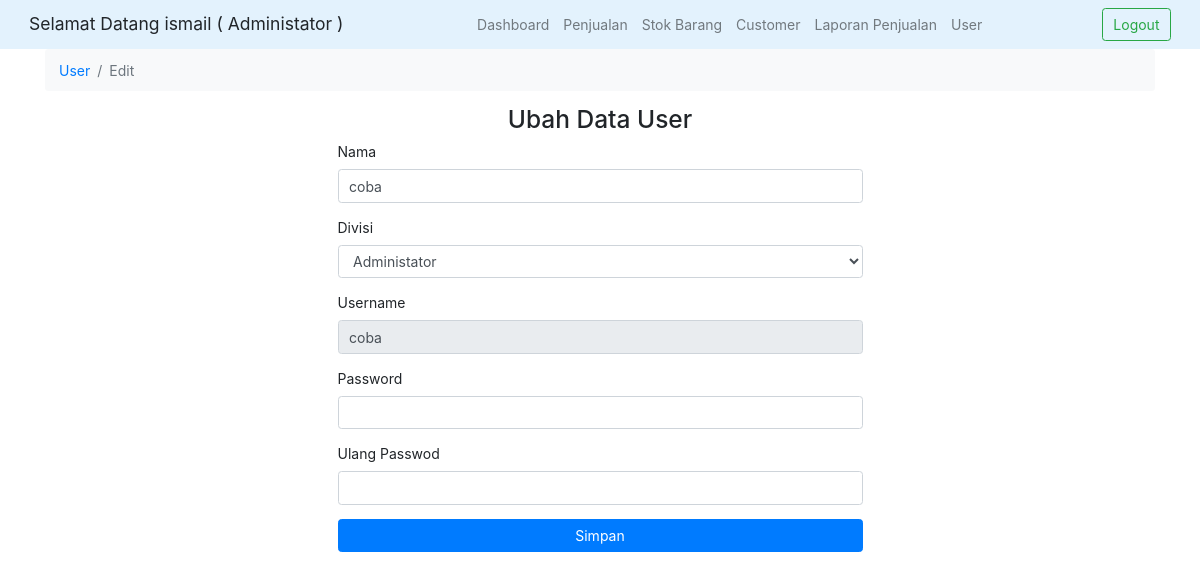
Page /edit_user.php?id=2 (signed in) on the earlier database version.
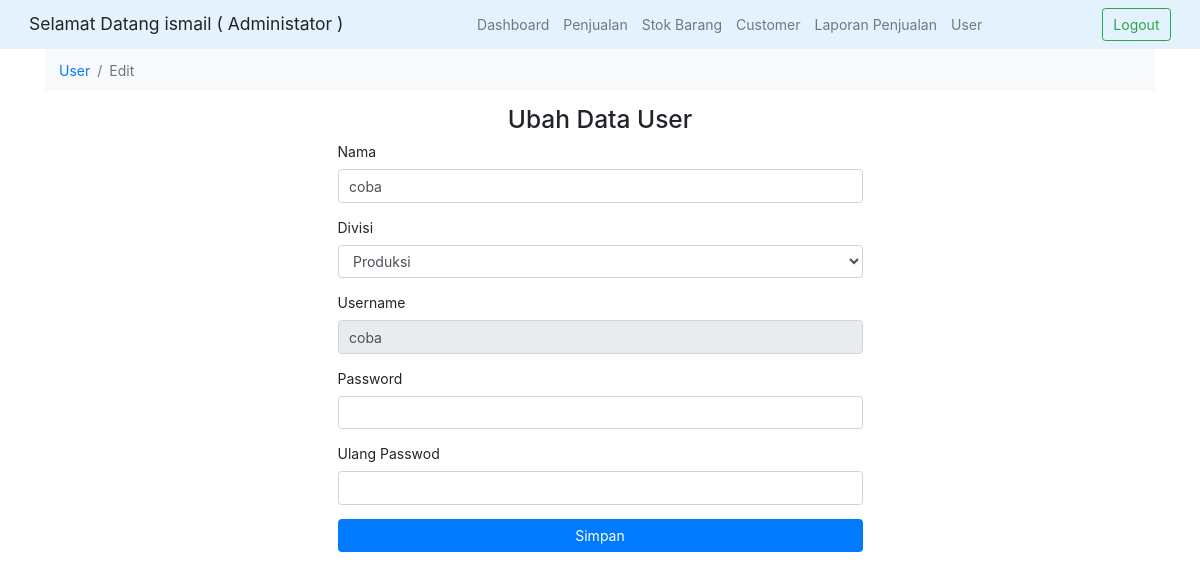
Same page on the later database version.
### tables this page shows
CREATE TABLE `user` (
  `id` int(11) unsigned NOT NULL AUTO_INCREMENT,
  `name` varchar(255) NOT NULL,
  `username` varchar(255) NOT NULL,
  `password` varchar(255) NOT NULL,
  `role` varchar(255) DEFAULT NULL,
  PRIMARY KEY (`id`)
);

### edit_user.php (the view, shortened to what this page needs)
<?php
    include('template/header.php');
    $id = $_GET['id'];
    $query = 'SELECT * FROM user WHERE id="'. $id .'"';
    $data = $db->query($query)->fetch_object();
?>
<div class="container">
<nav aria-label="breadcrumb">
    <ol class="breadcrumb bg-light">
        <li class="breadcrumb-item"><a href="user.php">User</a></li>
        <li class="breadcrumb-item active" aria-current="page">Edit</li>
    </ol>
</nav>
<div class="text-center">
<h3>Ubah Data User</h3>
</div>
<div class="col-md-6 offset-md-3">
<form action="update_user.php" method="post">
    <div class="form-group">
        <label>Nama</label>
        <input type="text" name="nama" value="<?php echo $data->name ?>" class="form-control">
    </div>
    <div class="form-group">
        <label>Divisi</label>
        <select name="divisi" value="<?php echo $data->role ?>" class="form-control">
            <option value="KYT" <?php echo $data->role == "Administator" ? 'selected' : '' ?>>Administator</option>
            <option value="MDS" <?php echo $data->role == "Produksi" ? 'selected' : '' ?>>Produksi</option>
        </select>
    </div>
    <div class="form-group">
        <label>Username</label>
        <input type="text" name="username" value="<?php echo $data->username ?>" class="form-control" disabled>
    </div>
    <div class="form-group">
        <label>Password</label>
        <input type="text" name="password" value="" class="form-control">
    </div>
    <div class="form-group">
        <label>Ulang Passwod</label>
        <input type="text" name="password_confirm" value="" class="form-control">
    </div>
    <input type="submit" value="Simpan" class="btn btn-primary btn-block">
</form>
</div>
</div>

Differences in the rows shown:
changed user "coba": divisi "Administator" → "Produksi"
